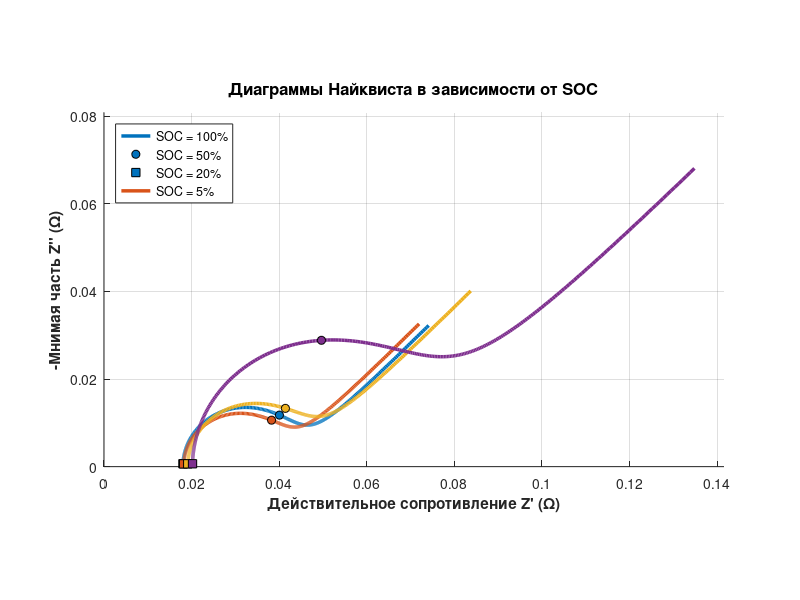

This figure's MATLAB source: (Note: this script raises an error after producing the figure.)
% Моделирование схемы Рэндлса для Li-ion 18650: Диаграмма Найквиста и График Боде
clear; clc; close all;

%% 1. Задание массива степеней заряда (SOC)
SOC_array = [1.0, 0.5, 0.2, 0.05]; 

%% 2. Задание диапазона частот
f = logspace(-2, 4, 500); % От 0.01 Гц до 10 000 Гц
omega = 2 * pi * f;       

%% 3. Физические константы ячейки 18650 при SOC = 50%
Rs_base  = 0.018; 
Rct_base = 0.022;
Cdl_base = 2.5;
Aw_base  = 0.008;

colors_matrix = lines(length(SOC_array)); 
legend_labels = cell(1, length(SOC_array));

% Выделяем память под графические элементы для легенд
lines_magnitude = cell(1, length(SOC_array));
max_Real_Z = 0; 

%% ========================================================================
%% ГРАФИК 1: СЕМЕЙСТВО ДИАГРАММ НАЙКВИСТА
%% ========================================================================
figure(1);
set(gcf, 'Color', 'w'); 
hold on;
grid on;

for k = 1:length(SOC_array)
    SOC = SOC_array(k);
    
    % Зависимость параметров от SOC
    Rs  = Rs_base * (1 + 0.15 * (1 - SOC)^4); 
    Rct = Rct_base * (1 + 0.5 * (SOC - 0.5)^2 + 2.5 * exp(-15 * SOC)); 
    Cdl = Cdl_base * (1 - 0.2 * (SOC - 0.5)^2);
    Aw  = Aw_base * (1 + 1.8 * exp(-10 * SOC));
    
    % Расчет комплексного импеданса
    Zw = Aw * (1 - 1j) ./ sqrt(omega); 
    Z_branch = Rct + Zw;
    Z_Cdl = 1 ./ (1j * omega * Cdl);
    Z_tot = Rs + (Z_Cdl .* Z_branch) ./ (Z_Cdl + Z_branch);
    
    Real_Z = real(Z_tot);
    Imag_Z = imag(Z_tot);
    max_Real_Z = max(max_Real_Z, max(Real_Z));
    
    % Годограф импеданса
    plot(Real_Z, -Imag_Z, 'LineWidth', 2.5, 'Color', colors_matrix(k,:));
    
    % Исправлено: Явное задание маркеров частоты без использования квадратных скобок
    f_marker_1 = 1.0;
    f_marker_2 = 100.0;
    
    [~, idx1] = min(abs(f - f_marker_1));
    plot(Real_Z(idx1), -Imag_Z(idx1), 'o', 'MarkerFaceColor', colors_matrix(k,:), 'MarkerEdgeColor', 'k', 'MarkerSize', 6);
    
    [~, idx2] = min(abs(f - f_marker_2));
    plot(Real_Z(idx2), -Imag_Z(idx2), 's', 'MarkerFaceColor', colors_matrix(k,:), 'MarkerEdgeColor', 'k', 'MarkerSize', 6);
    
    legend_labels{k} = sprintf('SOC = %.0f%%', SOC*100);
end

% Оформление графика Найквиста
axis equal; 
xlim([0, max_Real_Z * 1.05]);
ylim([0, max_Real_Z * 0.6]); 
xlabel('Действительное сопротивление Z'' (\Omega)', 'FontSize', 11, 'FontWeight', 'bold');
ylabel('-Мнимая часть Z'''' (\Omega)', 'FontSize', 11, 'FontWeight', 'bold');
title('Диаграммы Найквиста в зависимости от SOC', 'FontSize', 12, 'FontWeight', 'bold');
legend(legend_labels, 'Location', 'NorthWest');
ax1 = gca; ax1.Box = 'on'; ax1.LineWidth = 1.2;

%% ========================================================================
%% ГРАФИК 2: СОВМЕЩЕННЫЙ ГРАФИК БОДЕ
%% ========================================================================
figure(2);
set(gcf, 'Color', 'w'); 
grid on;
hold on;

for k = 1:length(SOC_array)
    SOC = SOC_array(k);
    
    % Повторный расчет параметров для графика Боде
    Rs  = Rs_base * (1 + 0.15 * (1 - SOC)^4); 
    Rct = Rct_base * (1 + 0.5 * (SOC - 0.5)^2 + 2.5 * exp(-15 * SOC)); 
    Cdl = Cdl_base * (1 - 0.2 * (SOC - 0.5)^2);
    Aw  = Aw_base * (1 + 1.8 * exp(-10 * SOC));
    
    Zw = Aw * (1 - 1j) ./ sqrt(omega); 
    Z_branch = Rct + Zw;
    Z_Cdl = 1 ./ (1j * omega * Cdl);
    Z_tot = Rs + (Z_Cdl .* Z_branch) ./ (Z_Cdl + Z_branch);
    
    % Амплитуда и Фаза
    Z_magnitude = abs(Z_tot);          
    Z_phase = angle(Z_tot) * (180/pi); 
    
    % Левая ось Y: Модуль импеданса (Сплошная линия)
    yyaxis left
    lines_magnitude{k} = semilogx(f, Z_magnitude, 'LineWidth', 2.5, 'Color', colors_matrix(k,:));
    hold on;
    
    % Правая ось Y: Фазовый сдвиг (Пунктирная линия)
    yyaxis right
    semilogx(f, Z_phase, '--', 'LineWidth', 1.8, 'Color', colors_matrix(k,:));
    hold on;
end

% Оформление графика Боде
yyaxis left
ylabel('Модуль импеданса |Z| (\Omega)', 'FontSize', 11, 'FontWeight', 'bold');
ylim([0, max(Z_magnitude)*1.2]);
ax2 = gca; ax2.YColor = [0.15 0.15 0.15];

yyaxis right
ylabel('Фазовый сдвиг \phi (градусы \circ)', 'FontSize', 11, 'FontWeight', 'bold');
ylim([-50, 10]);
ax2.YColor = [0.15 0.15 0.15];

set(gca, 'XScale', 'log');
xlabel('Частота f (Гц)', 'FontSize', 11, 'FontWeight', 'bold');
title('Совмещенный график Боде (Амплитуда и Фаза)', 'FontSize', 12, 'FontWeight', 'bold');
legend([lines_magnitude{:}], legend_labels, 'Location', 'SouthWest');
ax2.Box = 'on'; ax2.LineWidth = 1.2;

% Пояснительные аннотации структуры графиков Боде
text(10^1.5, max(Z_magnitude)*1.0, '\bf Сплошная линия (—) = Модуль |Z|', 'FontSize', 9);
text(10^1.5, max(Z_magnitude)*0.9, '\bf Пунктир (--) = Фаза \phi', 'FontSize', 9);
